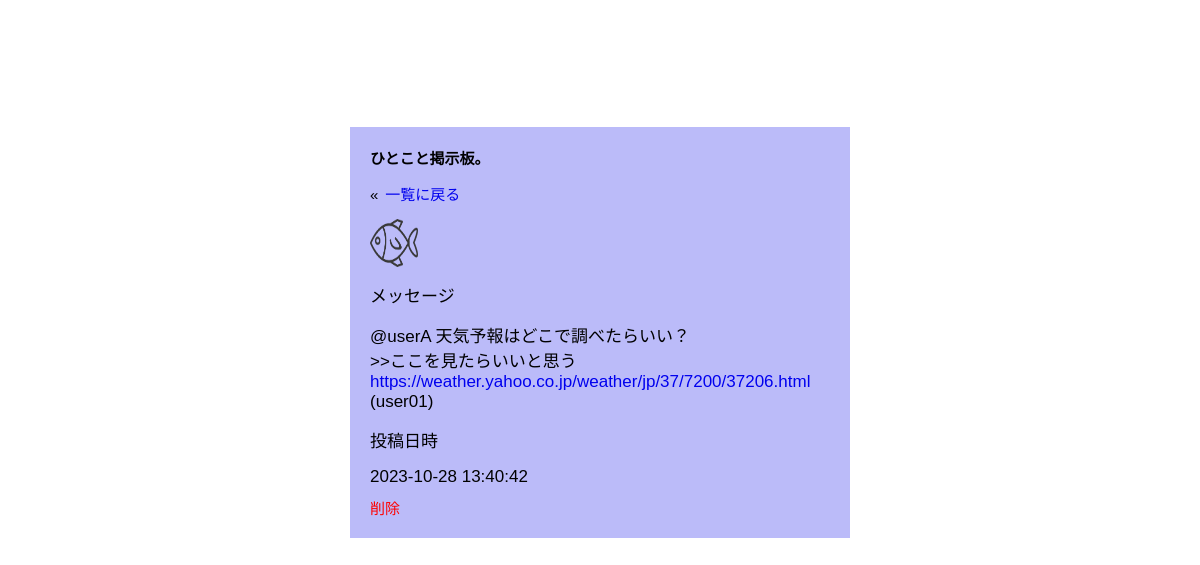
The page /view.php?p_id=44 (signed in) on the database its author committed.
### tables this page shows
CREATE TABLE `posts` (
  `id` int(11) NOT NULL,
  `message` text NOT NULL,
  `member_id` int(11) NOT NULL,
  `reply_posts_id` int(11) NOT NULL,
  `created` datetime NOT NULL,
  `modified` timestamp NOT NULL DEFAULT current_timestamp() ON UPDATE current_timestamp()
);

CREATE TABLE `members` (
  `id` int(11) NOT NULL,
  `name` varchar(255) NOT NULL,
  `email` varchar(255) NOT NULL,
  `password` varchar(100) NOT NULL,
  `picture` varchar(255) NOT NULL,
  `created` datetime NOT NULL,
  `modified` timestamp NOT NULL DEFAULT current_timestamp() ON UPDATE current_timestamp()
);

### view.php (the view, shortened to what this page needs)
<?php
require('./connect.php');
if(isset($_SESSION['user_id'])){
    $user_id = $_SESSION['user_id'];
}else{
    $user_id = '';
    header('Location: ./join/index.php');
    exit();
}
if(isset($_GET['p_id'])){
    $p_id = $_GET['p_id'];
}else{
    $p_id = '';
}
?>
<!DOCTYPE html>
<html lang="en">
<head>
    <link rel="stylesheet" href="./join/css/style.css">
</head>
<body>
    <section class="form-container">
        <form action="" method="post">
            <h3>ひとこと掲示板。</h3>
            <p style="font-size: 1.5rem;">&laquo;<a style="padding-left: .7rem;" href="./home.php">一覧に戻る</a></p>
            <?php
             $select_posts = $conn->prepare("SELECT * FROM `posts` WHERE id= ?
             ORDER BY created DESC");
             $select_posts->execute(array($p_id));
             if($select_posts->rowCount() > 0){
                 while($fetch_posts = $select_posts->fetch(PDO::FETCH_ASSOC)){
                 $member_id = $fetch_posts['member_id'];
                 $select_members = $conn->prepare("SELECT * FROM `members` WHERE id= ?");
                 $select_members->execute(array($member_id));
                 $fetch_members = $select_members->fetch(PDO::FETCH_ASSOC);
            ?>
            <img src="./join/member_picture/<?= $fetch_members['picture']; ?>" height="48"
             width="48" alt="<?= $fetch_members['name']; ?>">
            <p>メッセージ</p>
            <span style="overflow-x: hidden;"><?= nl2br($fetch_posts['message']); ?> (<?= $fetch_members['name']; ?>)</span>
            <p>投稿日時</p>
            <span><?= $fetch_members['created']; ?></span>
            <?php
                if($fetch_members['id'] == $user_id){
            ?>
            <a style="color: red; width:100%; font-size:1.5rem;" href="./view.php?delete_id=<?= $p_id; ?>"
            onclick="return confirm('このメッセージを削除しますか?');">削除</a>
            <?php
            }
            ?>
        </form>
        <?php
        }
        }else{
        ?>
        <div class="empty"> その投稿は削除されたか、 URLが間違っています。</div>
        <?php
        }
        ?>
    </section>
</body>
</html>

### join/css/style.css (style rules this page uses)
* { margin: 0; padding: 0; box-sizing: border-box; font-family: sans-serif; outline: 0; text-decoration: none; }
html { font-size: 62.5%; }
section { max-width: 1200px; margin: 0 auto; padding: 2rem; }
h3 { font-size: 1.5rem; white-space: no-wrap; }
.form-container { display: flex; justify-content: center; align-items: center; min-height: calc(100vh - 17vh); flex-wrap: wrap; }
.form-container form { background: rgb(187, 187, 249); max-width: 50rem; padding: 2rem; display: flex; flex-wrap: wrap; gap: 1rem; overflow: hidden; }
.form-container form p { font-size: 1.7rem; margin: 0.5rem 0; }
.form-container form span { font-size: 1.7rem; word-wrap: break-word; }
p { width: 100%; }

### rows shown on the page
posts: member.picture (picture), message "@userA 天気予報はどこで調べたらいい？ >>ここを見たらいいと思う https://weather.yahoo.co.jp/weather/jp/37/7200/37206.html", member.name "user01", member.created "2023-10-28 13:40:42"
